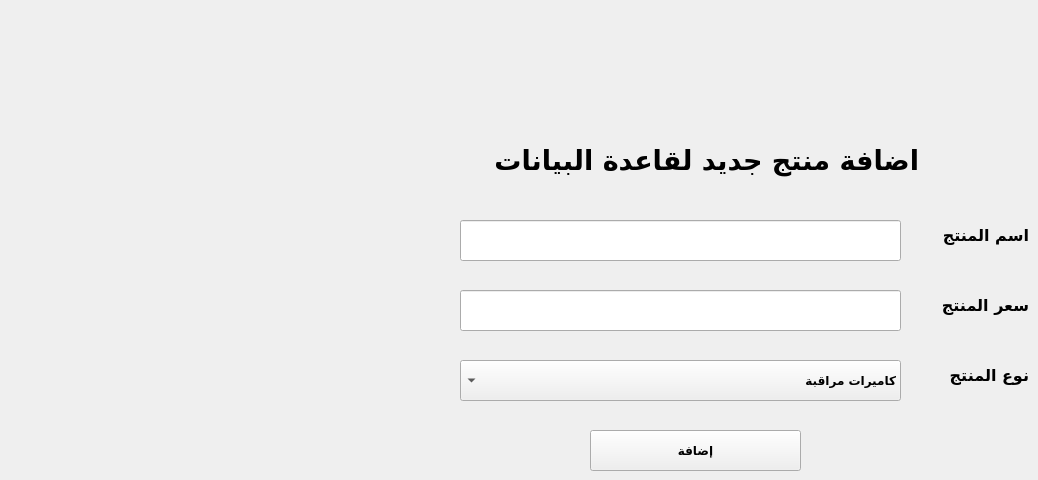
      <widget class="QWidget" name="tab_10">
       <attribute name="title">
        <string>إضافة منتج جديد</string>
       </attribute>
       <widget class="QLineEdit" name="AddProduct_ProductPrice">
        <property name="geometry">
         <rect>
          <x>460</x>
          <y>290</y>
          <width>441</width>
          <height>41</height>
         </rect>
        </property>
       </widget>
       <widget class="QLabel" name="label_23">
        <property name="geometry">
         <rect>
          <x>928</x>
          <y>290</y>
          <width>101</width>
          <height>31</height>
         </rect>
        </property>
        <property name="font">
         <font>
          <family>Dubai</family>
          <pointsize>12</pointsize>
          <weight>75</weight>
          <bold>true</bold>
         </font>
        </property>
        <property name="text">
         <string>سعر المنتج</string>
        </property>
       </widget>
       <widget class="QLabel" name="label_17">
        <property name="geometry">
         <rect>
          <x>928</x>
          <y>220</y>
          <width>101</width>
          <height>31</height>
         </rect>
        </property>
        <property name="font">
         <font>
          <family>Dubai</family>
          <pointsize>12</pointsize>
          <weight>75</weight>
          <bold>true</bold>
         </font>
        </property>
        <property name="text">
         <string>اسم المنتج</string>
        </property>
       </widget>
       <widget class="QPushButton" name="Add_New_Product_PushButton">
        <property name="geometry">
         <rect>
          <x>590</x>
          <y>430</y>
          <width>211</width>
          <height>41</height>
         </rect>
        </property>
        <property name="font">
         <font>
          <family>Dubai</family>
          <pointsize>9</pointsize>
          <weight>75</weight>
          <bold>true</bold>
         </font>
        </property>
        <property name="text">
         <string>إضافة</string>
        </property>
       </widget>
       <widget class="QLineEdit" name="AddProduct_ProductName">
        <property name="geometry">
         <rect>
          <x>460</x>
          <y>220</y>
          <width>441</width>
          <height>41</height>
         </rect>
        </property>
        <property name="layoutDirection">
         <enum>Qt::RightToLeft</enum>
        </property>
       </widget>
       <widget class="QComboBox" name="AddProduct_ProductType">
        <property name="geometry">
         <rect>
          <x>460</x>
          <y>360</y>
          <width>441</width>
          <height>41</height>
         </rect>
        </property>
        <property name="font">
         <font>
          <family>Dubai</family>
          <pointsize>9</pointsize>
          <weight>75</weight>
          <bold>true</bold>
         </font>
        </property>
        <property name="layoutDirection">
         <enum>Qt::RightToLeft</enum>
        </property>
        <item>
         <property name="text">
          <string>كاميرات مراقبة</string>
         </property>
        </item>
        <item>
         <property name="text">
          <string>لابتوب استيراد</string>
         </property>
        </item>
        <item>
         <property name="text">
          <string>لابتوب جديد</string>
         </property>
        </item>
        <item>
         <property name="text">
          <string>كومبيوتر</string>
         </property>
        </item>
       </widget>
       <widget class="QLabel" name="label_16">
        <property name="geometry">
         <rect>
          <x>488</x>
          <y>130</y>
          <width>431</width>
          <height>61</height>
         </rect>
        </property>
        <property name="font">
         <font>
          <family>Dubai</family>
          <pointsize>20</pointsize>
          <weight>75</weight>
          <bold>true</bold>
         </font>
        </property>
        <property name="text">
         <string>اضافة منتج جديد لقاعدة البيانات</string>
        </property>
       </widget>
       <widget class="QLabel" name="label_18">
        <property name="geometry">
         <rect>
          <x>928</x>
          <y>360</y>
          <width>101</width>
          <height>31</height>
         </rect>
        </property>
        <property name="font">
         <font>
          <family>Dubai</family>
          <pointsize>12</pointsize>
          <weight>75</weight>
          <bold>true</bold>
         </font>
        </property>
        <property name="text">
         <string>نوع المنتج</string>
        </property>
       </widget>
      </widget>
